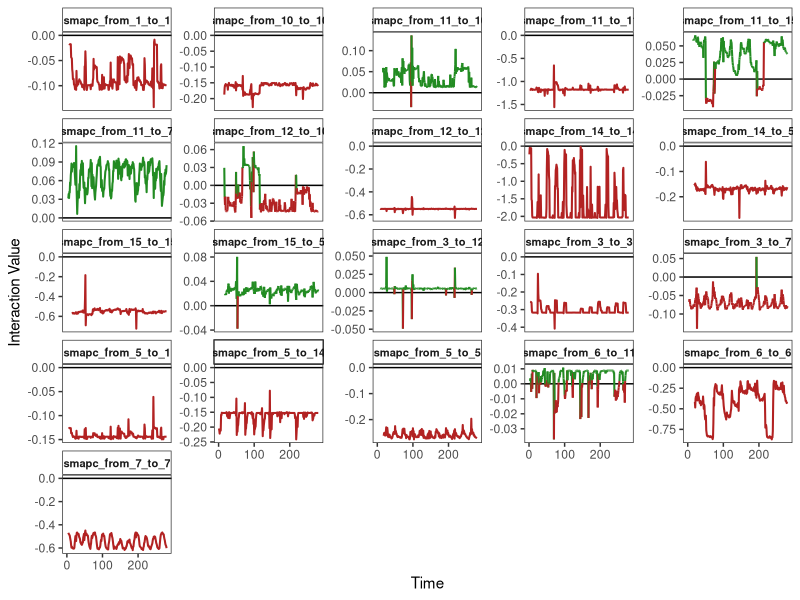
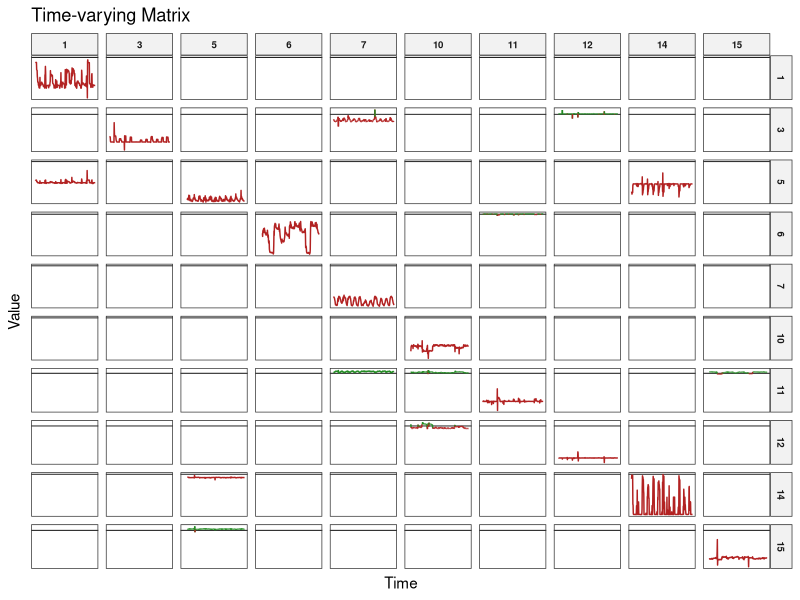

Write the R code that produced these figures, in order.
#%%
rm(list = ls())
library(reshape2)
library(dplyr)
library(stringr)
library(tidyr)
library(ggplot2)
library(gridExtra)
library(RColorBrewer)
library(tibble)
#%% 2) load matrices
A <- data.frame(read.csv("smapCoef_Fig2.csv", header = TRUE, row.names = 1))
# NB signs are the opposite!!
A_nolag <- - A %>%
select(-contains("lag")) %>%
select(-contains("const_for"))


cols <- colnames(A_nolag)

# 2. Extract 'from' and 'to' numbers using regex
# This matches the digits after 'from_' and 'to_'
matches <- regexec("from_(\\d+)_to_(\\d+)", cols)
coords <- do.call(rbind, lapply(regmatches(cols, matches), function(x) as.numeric(x[2:3])))

# 3. Determine matrix dimensions (max index found)
n <- max(coords)

# 4. Initialize a zero matrix
adj_matrix <- matrix(0, nrow = n, ncol = n)

# 5. Populate the matrix with 1s at (x, y) coordinates
adj_matrix[coords] <- 1

# Optional: Add names for clarity
colnames(adj_matrix) <- rownames(adj_matrix) <- 1:n
#%%
diag(adj_matrix) <- 0
library(igraph)

# 1. Create the graph object from the adjacency matrix
# 'mode = "directed"' ensures the 'from-to' relationship is shown with arrows
g <- graph_from_adjacency_matrix(adj_matrix, mode = "directed")

# 2. Plot the graph
pdf("network_plot.pdf", width = 10, height = 10)
g_plot <- plot(g, 
     vertex.size = 20,           # Size of the circles
     vertex.color = "lightblue",  # Color of the nodes
     vertex.label.cex = 0.8,     # Size of the text inside nodes
     edge.arrow.size = 0.5,      # Size of the arrows
     edge.curved = 0.2,          # Adds a slight curve to overlapping edges
     main = "Network of smapc Links")
dev.off()
#%%

# This removes any row containing at least one NA
A_nolag_clean <- A_nolag %>% 
  drop_na()
# ONLY delete if the WHOLE row is NA
A_nolag_only_full_na_removed <- A_nolag[rowSums(is.na(A_nolag)) != ncol(A_nolag), ]  
#%%
# 1. Identify the Giant Component
# This finds all connected clusters and picks the largest one
components <- components(g)
giant_v_ids <- which(components$membership == which.max(components$csize))
giant_nodes <- V(g)[giant_v_ids]$name # Get the node labels (e.g., "1", "5", etc.)

# 2. Define a function to check if both 'from' and 'to' are in the giant component
is_in_giant <- function(col_name, nodes_list) {
  # Extract digits using regex
  nums <- as.numeric(unlist(regmatches(col_name, gregexpr("\\d+", col_name))))
  # Check if both extracted numbers exist in our giant_nodes list
  return(all(nums %in% nodes_list))
}
# 3. Filter the columns
# We use 'sapply' to create a logical vector for selection
cols_to_keep <- sapply(colnames(A_nolag_only_full_na_removed), 
                       is_in_giant, 
                       nodes_list = giant_nodes)

A_giant <- A_nolag_only_full_na_removed[, cols_to_keep]

#%%
# 1. Reshape the data
A_long <- A_giant %>%
  mutate(time = row_number()) %>%
  pivot_longer(cols = -time, names_to = "connection", values_to = "value")

# 2. Plot with your specific styling
p1 <- ggplot(A_long, aes(x = time, y = value)) +
  # Add the horizontal line at zero first (so it's behind the data)
  geom_hline(yintercept = 0, color = "black", linewidth = 0.5) +
  # Use geom_line with a grouping trick or two layers for green/red
  # For a simple 'above/below' color logic:
  geom_line(aes(group = connection, color = value > 0), linewidth = 0.7) +
  # Define colors: TRUE (above 0) = green, FALSE (below 0) = red
  scale_color_manual(values = c("TRUE" = "forestgreen", "FALSE" = "firebrick")) +
  facet_wrap(~ connection, scales = "free_y") +
  theme_bw() + # Starts with a box (border)
  theme(
    panel.grid.major = element_blank(), # Delete major grids
    panel.grid.minor = element_blank(), # Delete minor grids
    legend.position = "none",           # Remove the TRUE/FALSE legend
    strip.background = element_rect(fill = "white"), # Clean facet labels
    strip.text = element_text(face = "bold", size = 8)
  ) +
  labs(x = "Time", y = "Interaction Value")
print(p1)
ggsave("Time-varying-matrix1.png",p1)
#%%
# 1. Prepare data and extract From/To metadata
A_long_grid <- A_giant %>%
  mutate(time = row_number()) %>%
  pivot_longer(cols = -time, names_to = "connection", values_to = "value") %>%
  # Extract the numbers from strings like "smapc_from_8_to_4"
  mutate(
    from_node = as.numeric(str_extract(connection, "(?<=from_)\\d+")),
    to_node   = as.numeric(str_extract(connection, "(?<=to_)\\d+"))
  )

# 2. Create the Matrix-style Grid Plot
p1 <- ggplot(A_long_grid, aes(x = time, y = value)) +
  # Horizontal line at zero
  geom_hline(yintercept = 0, color = "black", linewidth = 0.3) +
  # Green if above zero, Red if below
  geom_line(aes(group = connection, color = value > 0), linewidth = 0.5) +
  scale_color_manual(values = c("TRUE" = "forestgreen", "FALSE" = "firebrick")) +
  # THE KEY STEP: Organize by From (rows) and To (cols)
  facet_grid(from_node ~ to_node, scales = "free_y") + 
  # Styling
  theme_bw() + 
  theme(
    panel.grid.major = element_blank(), 
    panel.grid.minor = element_blank(),
    legend.position = "none",
    strip.background = element_rect(fill = "gray95"),
    strip.text = element_text(size = 7, face = "bold"),
    axis.text = element_blank(), # Optional: hide internal axis text for cleaner look
    axis.ticks = element_blank()
  ) +
  labs(
    title = "Time-varying Matrix",
    x = "Time",
    y = "Value"
  )
  print(p1)
ggsave("Time-varying-matrix2.png",p1)
